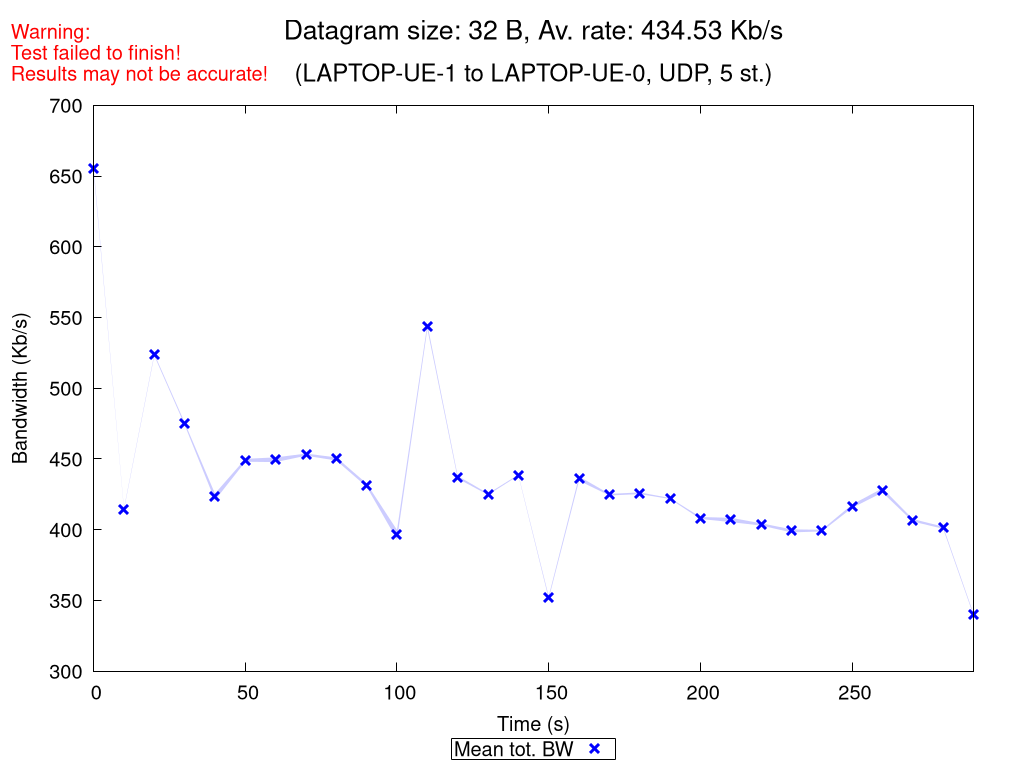

The script that saved this image:
set terminal pngcairo nocrop enhanced size 1024,768 font "Verdana,15"
set output "UDP_5_st_2020_10_12_08-02-11_two2one_00032B.png"

set title "{/=20 Datagram size: 32 B, Av. rate: 434.53 Kb/s}\n\n{/=18 (LAPTOP-UE-1 to LAPTOP-UE-0, UDP, 5 st.)}"
set label "Warning:\nTest failed to finish!\nResults may not be accurate!" at screen 0.01, screen 0.96 tc rgb "red"

set xlabel "Time (s)"
set ylabel "Bandwidth (Kb/s)"
set ytics nomirror
set key bmargin center horizontal box samplen 1 width -1
set bmargin 4.6
set rmargin 4.5

rf = 1000.0  # rate factor
set style fill transparent solid 0.2 noborder
set autoscale xfix
plot "UDP_5_st_2020_10_12_08-02-11_two2one_00032B_iperf_processed.dat" using 1:($2/rf-$3/rf):($2/rf+$3/rf) with filledcurves lc rgb "blue" notitle, \
     "" using 1:($2/rf) with points pt 2 ps 1.5 lw 3 lc rgb "blue" title "Mean tot. BW", \
